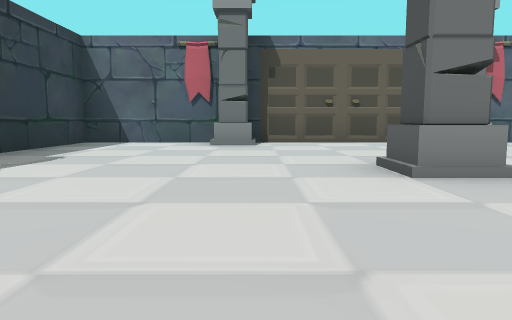
[1] (above)

22 first-person views from a walk through a Unity game level. The camera is 0.4 m above the floor, tilts 6° down and sees 70° across. Doors are open. The floor is counted in squares, 1 m on a side. Each view is taken from the middle of a square. On the plan, view 1 faces up. The plan holds only what a view shows up to about 9 squares ahead; the rest is blank. The player character is not drawn. Some animated figures are left out.

[2]
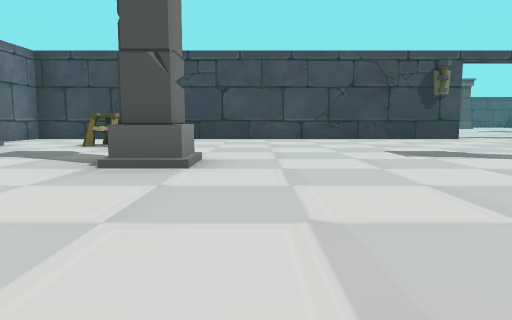

[3]
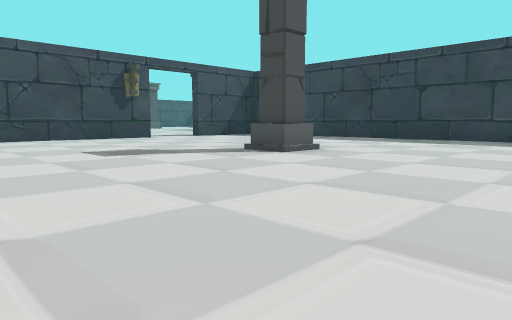

[4]
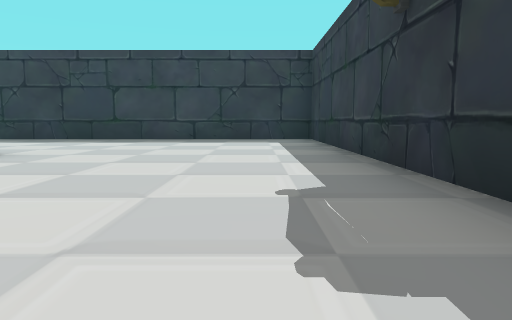

[5]
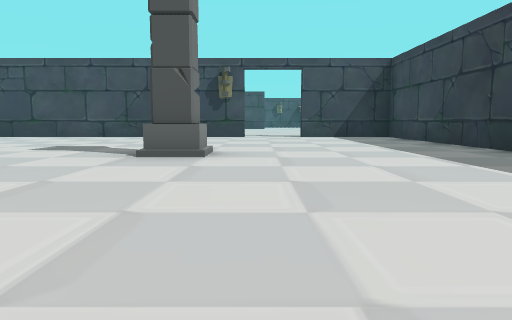

[6]
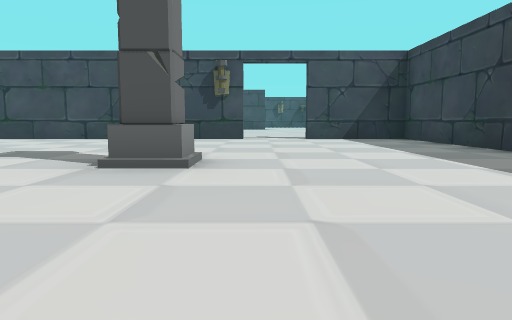

[7]
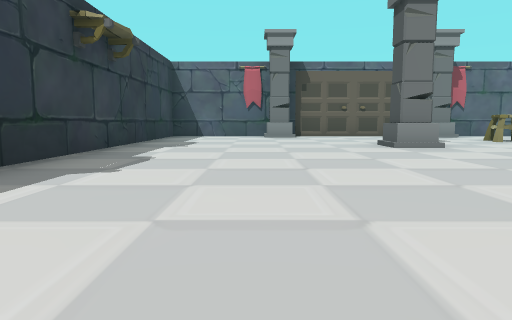

[8]
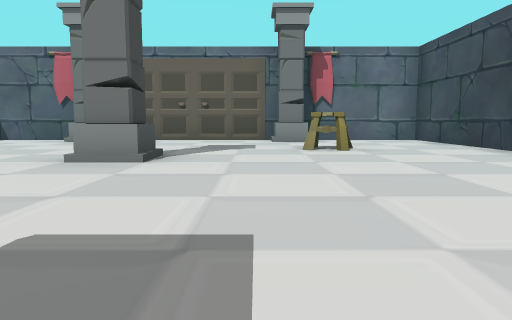

[9]
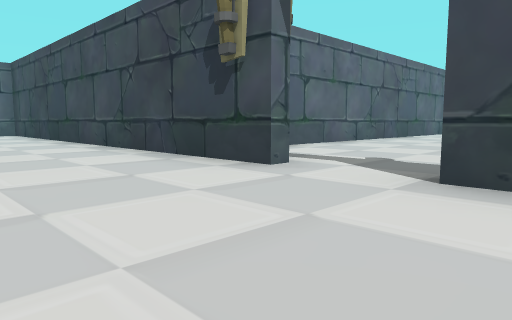

[10]
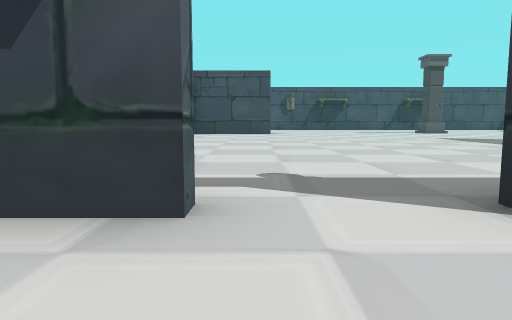

[11]
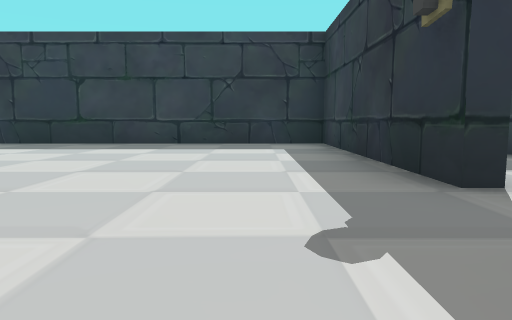

[12]
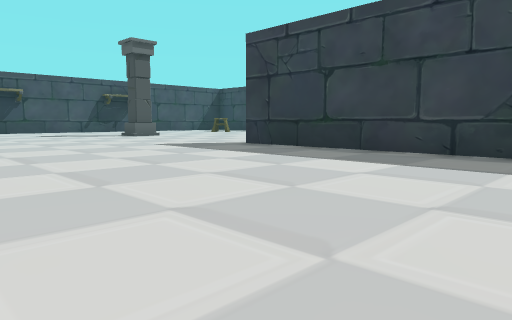

[13]
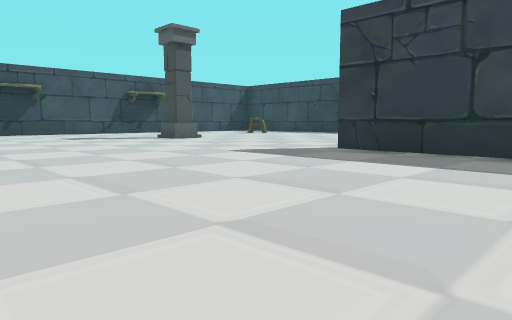

[14]
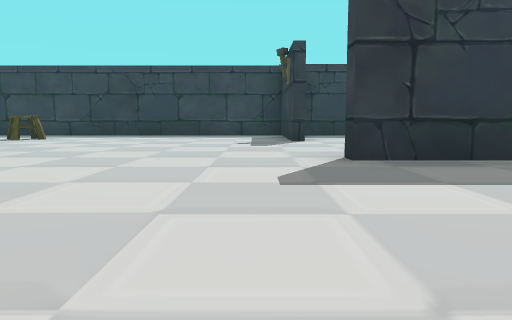

[15]
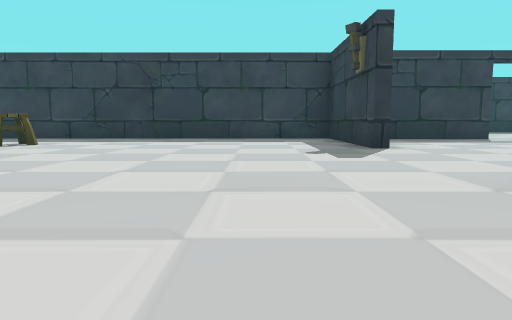

[16]
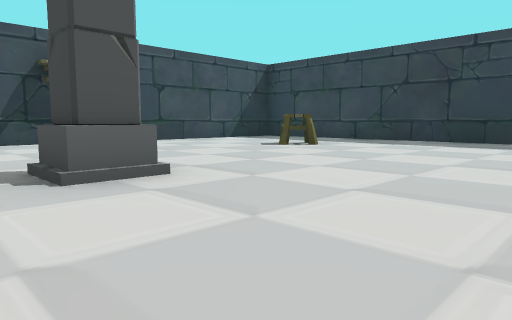

[17]
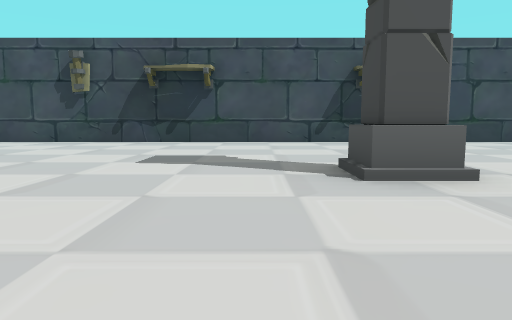

[18]
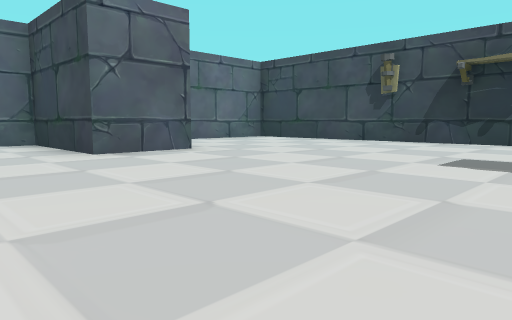

[19]
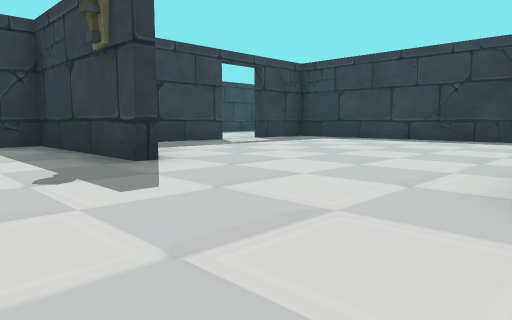

[20]
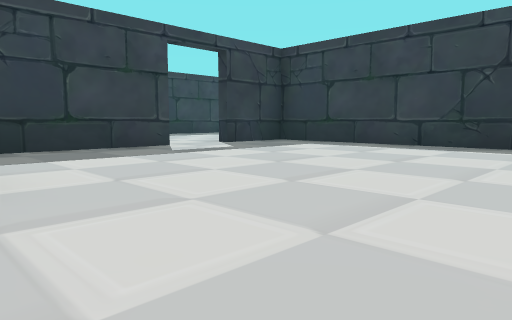

[21]
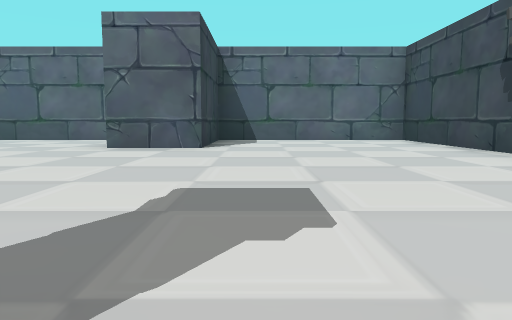

[22]
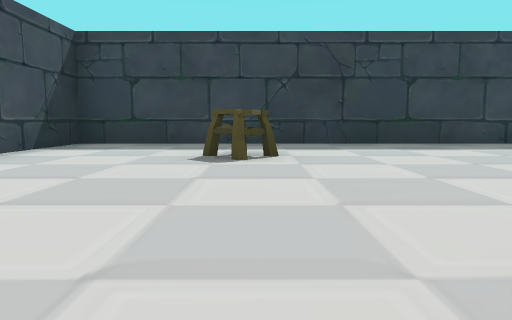

### Floor plan
Ten units are one square. View 1 is at (0, 0); x grows to the right and y downward. Boxes are objects, and circles mark ways between rooms. Rooms are numbered by the first view taken in them; rooms with no view inside come last. Other rooms are left out.
<svg viewBox="-38 -80 265 242">
<path fill="none" stroke="#000" d="M18 -70 8 -69M65 27 65 -70 -33 -70 -33 64 65 64 65 42M133 124 133 157 222 157 222 118M222 101 222 10 182 10 182 35 167 35 167 10 88 10M68 104 68 155 84 155M68 42 68 87 130 87 130 91M95 155 121 155"/>
<rect x="-5" y="-75" width="10" height="10" fill="#bbb"><title>column</title></rect>
<rect x="5" y="15" width="20" height="10" fill="#bbb"><title>column</title></rect>
<rect x="5" y="-35" width="20" height="10" fill="#bbb"><title>column</title></rect>
<rect x="35" y="-55" width="10" height="20" fill="#bbb"><title>other object</title></rect>
<rect x="35" y="-75" width="10" height="10" fill="#bbb"><title>column</title></rect>
<rect x="175" y="85" width="10" height="10" fill="#bbb"><title>column</title></rect>
<rect x="185" y="125" width="10" height="10" fill="#bbb"><title>other object</title></rect>
<circle cx="65" cy="35" r="3" fill="#2a7"/>
<text x="10" y="-10">1</text>
<text x="150" y="80">2</text>
</svg>
Room 1 opens to room 2.

Where each view was taken, in squares from view 1:
view 1: 0 up, 0 right, facing up
view 2: 2 up, 2 left, facing right
view 3: 2 up, 2 left, facing down-right
view 4: 2 up, 2 left, facing down
view 5: 3 down, 3 left, facing right
view 6: 3 down, 2 left, facing right
view 7: 3 down, 1 left, facing up
view 8: 1 down, 3 right, facing up
view 9: 5 down, 4 right, facing up-right
view 10: 3 down, 5 right, facing right
view 11: 2 down, 8 right, facing down
view 12: 4 down, 8 right, facing down-right
view 13: 4 down, 10 right, facing down-right
view 14: 5 down, 14 right, facing down
view 15: 7 down, 15 right, facing down
view 16: 8 down, 15 right, facing down-right
view 17: 8 down, 15 right, facing right
view 18: 8 down, 15 right, facing up-right
view 19: 9 down, 15 right, facing down-left
view 20: 10 down, 13 right, facing down-left
view 21: 9 down, 19 right, facing up
view 22: 9 down, 19 right, facing down
